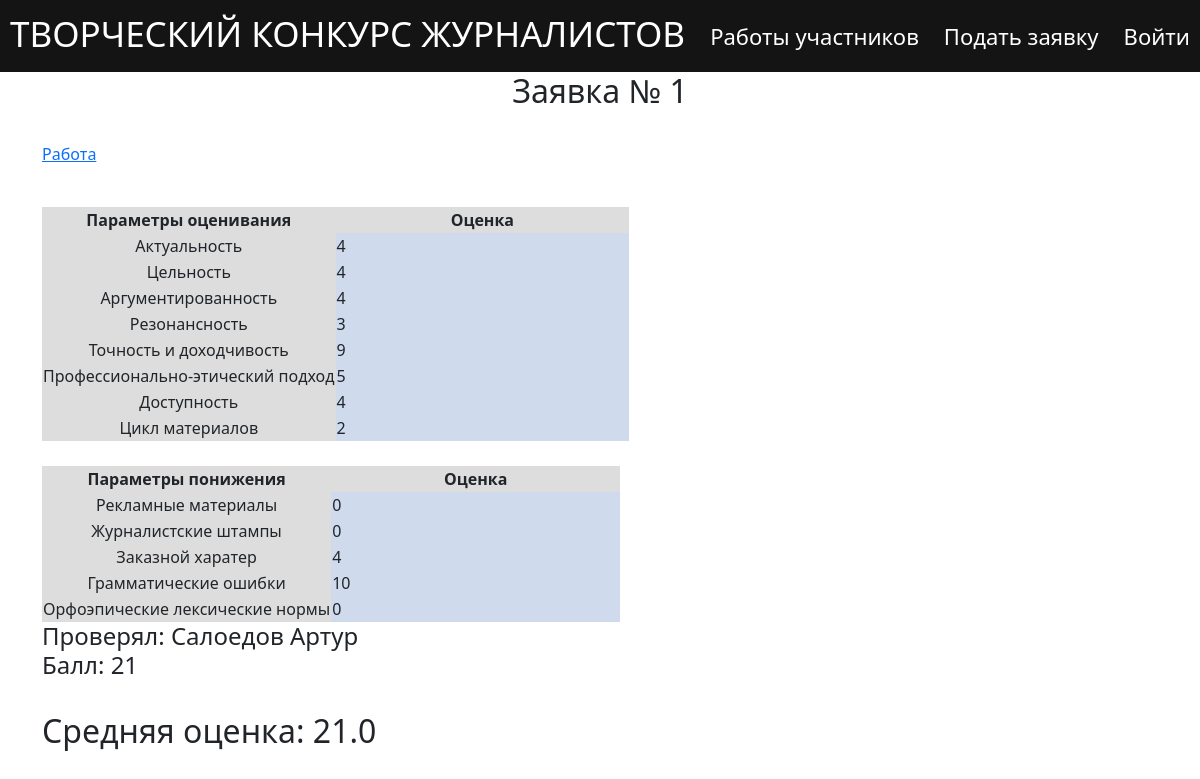
The page /proposals/view/1 on the database its author committed.
### data/proposals.py (models this page shows, shortened)
class Proposal(SqlAlchemyBase, UserMixin, SerializerMixin):
    __tablename__ = 'proposal'
    id = sqlalchemy.Column(sqlalchemy.Integer,
                           primary_key=True, autoincrement=True)
    type = sqlalchemy.Column(sqlalchemy.String, nullable=True)
    file = sqlalchemy.Column(sqlalchemy.String, nullable=True)
    evaluation = sqlalchemy.Column(sqlalchemy.String, nullable=True)
    lowering_criteria = sqlalchemy.Column(sqlalchemy.String, nullable=True)
    status = sqlalchemy.Column(sqlalchemy.String, nullable=True)
    likes = sqlalchemy.Column(sqlalchemy.Integer, nullable=True)
    user_data = sqlalchemy.Column(sqlalchemy.String, nullable=True)
    experts_rates = sqlalchemy.Column(sqlalchemy.String, nullable=True)
    @property
    def evaluation_dict(self):
        return json.loads(self.evaluation)
    @property
    def lowering_criteria_dict(self):
        return json.loads(self.lowering_criteria)
    @property
    def average_score(self):
        sum = 0
        for score in self.merge_ratings:
            sum += score[3]
        return round(sum / len(self.merge_ratings),2)
    @property
    def merge_ratings(self):
        ratings = self.evaluation_dict["ratings"]
        lowering_ratings = self.lowering_criteria_dict["ratings"]
        merged_ratings = []
        for index in range(len(ratings)):
            merged_ratings.append((ratings[index],lowering_ratings[index],ratings[index]["expert"],
                                   sum(list(ratings[index].values())[:-1]) \
                                   - sum(list(lowering_ratings[index].values())[:-1])))
        return merged_ratings

### main.py (the view)
@app.route('/proposals/view/<int:proposal_id>', methods=['GET', 'POST'])
def view_proposal(proposal_id):
    proposal = get_proposal(proposal_id)
    return render_template('view_proposal.html',proposal=proposal)

### data/db_session.py (called while the page is built)
def create_session() -> Session:
    global __factory
    return __factory()

### main.py (called while the page is built)
def get_proposal(proposal_id):
    db_sess = db_session.create_session()
    curr_proposal = db_sess.query(Proposal).filter(Proposal.id == proposal_id).first()
    return curr_proposal

### templates/view_proposal.html (shortened to what this page needs)
{% extends "base.html" %}
{% block content %}
{% set STATUSES  = {"waiting_verification": "Требует оценки", "verified": "Оценена", "aborted":  "Отклонена"} %}
<h2 align="center">Заявка № {{proposal.id}}</h2>
<br>
<p>  <a href="{{proposal.file}}"> Работа</a></p>
{% for expert_rating in proposal.merge_ratings %}
    {% set RATINGS = expert_rating[0]%}
    {% set LOW_RATINGS = expert_rating[1]%}
    {% set EXPERT = expert_rating[2]%}
    {% set EXPERT_SCORE = expert_rating[3]%}
    {% if proposal.type == "text" %}
    <div class="table_container">
        <table class="my_table">
            <tr class="my_column">
                <th class="title" width="50%" bgcolor="#dddddd" align="center">Параметры оценивания</th>
                <th class="title" width="50%" bgcolor="#dddddd" align="center">Оценка</th>
            </tr>
            <tr class="my_column">
                <td class="title" width="50%" bgcolor="#dddddd" align="center">Актуальность</td>
                <td class="ordinary" style="color:{{text_color}}">{{ RATINGS['relevance'] }}</td>
            </tr>
            <tr class="my_column">
                <td class="title" width="50%" bgcolor="#dddddd" align="center">Цельность</td>
                <td class="ordinary" style="color:{{text_color}}">{{ RATINGS['integrity'] }}</td>
            </tr>
            <tr class="my_column">
                <td class="title" width="50%" bgcolor="#dddddd" align="center">Аргументированность</td>
                <td class="ordinary" style="color:{{text_color}}">{{ RATINGS['validity'] }}</td>
            </tr>
            <tr class="my_column">
                <td class="title" width="50%" bgcolor="#dddddd" align="center">Резонансность</td>
                <td class="ordinary" style="color:{{text_color}}">{{ RATINGS['resonance'] }}</td>
            </tr>
            <tr class="my_column">
                <td class="title" width="50%" bgcolor="#dddddd" align="center">Точность и доходчивость</td>
                <td class="ordinary" style="color:{{text_color}}">{{ RATINGS['accuracy'] }}</td>
            </tr>
            <tr class="my_column">
                <td class="title" width="50%" bgcolor="#dddddd" align="center">Профессионально-этический подход</td>
                <td class="ordinary" style="color:{{text_color}}">{{ RATINGS['ethnicity'] }}</td>
            </tr>
            <tr class="my_column">
                <td class="title" width="50%" bgcolor="#dddddd" align="center">Доступность</td>
                <td class="ordinary"  style="color:{{text_color}}">{{ RATINGS['availability'] }}</td>
            </tr>
            <tr class="my_column">
                <td class="title" width="50%" bgcolor="#dddddd" align="center">Цикл материалов</td>
                <td class="ordinary" style="color:{{text_color}}">{{ RATINGS['materials cycle'] }}</td>
            </tr>
        </table>
    {% endif %}
    <div class="table_container">
        <table class="my_table">
            <tr class="my_column">
                <th class="title" width="50%" bgcolor="#dddddd" align="center">Параметры понижения</th>
                <th class="title" width="50%" bgcolor="#dddddd" align="center">Оценка</th>
            </tr>
            <tr class="my_column">
                <td class="title" width="50%" bgcolor="#dddddd" align="center">Рекламные материалы</td>
                <td class="ordinary"  style="color:{{text_color}}">{{ LOW_RATINGS['promotional materials'] }}</td>
            </tr>
            <tr class="my_column">
                <td class="title" width="50%" bgcolor="#dddddd" align="center">Журналистские штампы</td>
                <td class="ordinary"  style="color:{{text_color}}">{{ LOW_RATINGS['journalistic stamps'] }}</td>
            </tr>
            <tr class="my_column">
                <td class="title" width="50%" bgcolor="#dddddd" align="center">Заказной харатер</td>
                <td class="ordinary"  style="color:{{text_color}}">{{ LOW_RATINGS['сustom_nature'] }}</td>
            </tr>
            <tr class="my_column">
                <td class="title" width="50%" bgcolor="#dddddd" align="center">Грамматические ошибки</td>
                <td class="ordinary"  style="color:{{text_color}}">{{ LOW_RATINGS['grammatical_errors'] }}</td>
            </tr>
            <tr class="my_column">
                <td class="title" width="50%" bgcolor="#dddddd" align="center">Орфоэпические лексические нормы</td>
                <td class="ordinary"  style="color:{{text_color}}">{{ LOW_RATINGS['orthoepic_norms'] }}</td>
            </tr>
        </table>
        <h4>Проверял: {{ EXPERT }} <br>Балл: {{ EXPERT_SCORE }}</h4>
        <br>
    </div>
{% endfor %}
<div>
    <h2>
        Средняя оценка: {{proposal.average_score}}
    </h2>
</div>
{% endblock %}

### static/css/style.css (style rules this page uses)
html { font-size: 16px; }
.title { font-size: 16px; text-align: center; }
.table_container { padding-top: 25px; }

### templates/view_proposal.html (style rules this page uses)
.ordinary { background-color: #d0daed; }

### rows shown on the page
Proposal: id "1", relevance "4", integrity "4", validity "4", resonance "3", accuracy "9", ethnicity "5", availability "4", RATINGS "2", likes "0", сustom_nature "4", grammatical_errors "10", orthoepic_norms "0", EXPERT "Салоедов Артур", EXPERT_SCORE "21", average_score "21.0"
